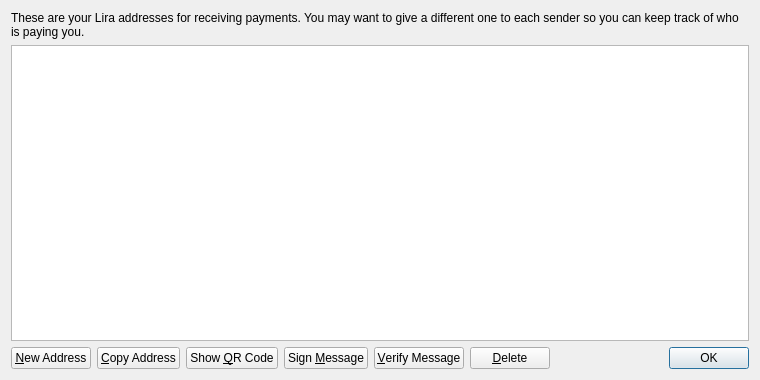
<?xml version="1.0" encoding="UTF-8"?>
<ui version="4.0">
 <class>AddressBookPage</class>
 <widget class="QWidget" name="AddressBookPage">
  <property name="geometry">
   <rect>
    <x>0</x>
    <y>0</y>
    <width>760</width>
    <height>380</height>
   </rect>
  </property>
  <property name="windowTitle">
   <string>Address Book</string>
  </property>
  <property name="styleSheet">
   <string notr="true"/>
  </property>
  <layout class="QVBoxLayout" name="verticalLayout">
   <item>
    <widget class="QLabel" name="labelExplanation">
     <property name="text">
      <string>These are your Lira addresses for receiving payments. You may want to give a different one to each sender so you can keep track of who is paying you.</string>
     </property>
     <property name="textFormat">
      <enum>Qt::PlainText</enum>
     </property>
     <property name="wordWrap">
      <bool>true</bool>
     </property>
    </widget>
   </item>
   <item>
    <widget class="QTableView" name="tableView">
     <property name="contextMenuPolicy">
      <enum>Qt::CustomContextMenu</enum>
     </property>
     <property name="toolTip">
      <string>Double-click to edit address or label</string>
     </property>
     <property name="tabKeyNavigation">
      <bool>false</bool>
     </property>
     <property name="alternatingRowColors">
      <bool>true</bool>
     </property>
     <property name="selectionMode">
      <enum>QAbstractItemView::SingleSelection</enum>
     </property>
     <property name="selectionBehavior">
      <enum>QAbstractItemView::SelectRows</enum>
     </property>
     <property name="sortingEnabled">
      <bool>true</bool>
     </property>
     <attribute name="verticalHeaderVisible">
      <bool>false</bool>
     </attribute>
    </widget>
   </item>
   <item>
    <layout class="QHBoxLayout" name="horizontalLayout">
     <item>
      <widget class="QPushButton" name="newAddressButton">
       <property name="toolTip">
        <string>Create a new address</string>
       </property>
       <property name="text">
        <string>&amp;New Address</string>
       </property>
       <property name="icon">
        <iconset resource="../bitcoin.qrc">
         <normaloff>:/icons/add</normaloff>:/icons/add</iconset>
       </property>
      </widget>
     </item>
     <item>
      <widget class="QPushButton" name="copyToClipboard">
       <property name="toolTip">
        <string>Copy the currently selected address to the system clipboard</string>
       </property>
       <property name="text">
        <string>&amp;Copy Address</string>
       </property>
       <property name="icon">
        <iconset resource="../bitcoin.qrc">
         <normaloff>:/icons/editcopy</normaloff>:/icons/editcopy</iconset>
       </property>
      </widget>
     </item>
     <item>
      <widget class="QPushButton" name="showQRCode">
       <property name="text">
        <string>Show &amp;QR Code</string>
       </property>
       <property name="icon">
        <iconset resource="../bitcoin.qrc">
         <normaloff>:/icons/qrcode</normaloff>:/icons/qrcode</iconset>
       </property>
      </widget>
     </item>
     <item>
      <widget class="QPushButton" name="signMessage">
       <property name="toolTip">
        <string>Sign a message to prove you own an Lira address</string>
       </property>
       <property name="text">
        <string>Sign &amp;Message</string>
       </property>
       <property name="icon">
        <iconset resource="../bitcoin.qrc">
         <normaloff>:/icons/edit</normaloff>:/icons/edit</iconset>
       </property>
      </widget>
     </item>
     <item>
      <widget class="QPushButton" name="verifyMessage">
       <property name="toolTip">
        <string>Verify a message to ensure it was signed with a specified Lira address</string>
       </property>
       <property name="text">
        <string>&amp;Verify Message</string>
       </property>
       <property name="icon">
        <iconset resource="../bitcoin.qrc">
         <normaloff>:/icons/transaction_0</normaloff>:/icons/transaction_0</iconset>
       </property>
      </widget>
     </item>
     <item>
      <widget class="QPushButton" name="deleteButton">
       <property name="toolTip">
        <string>Delete the currently selected address from the list</string>
       </property>
       <property name="text">
        <string>&amp;Delete</string>
       </property>
       <property name="icon">
        <iconset resource="../bitcoin.qrc">
         <normaloff>:/icons/remove</normaloff>:/icons/remove</iconset>
       </property>
      </widget>
     </item>
     <item>
      <spacer name="horizontalSpacer">
       <property name="orientation">
        <enum>Qt::Horizontal</enum>
       </property>
       <property name="sizeHint" stdset="0">
        <size>
         <width>40</width>
         <height>20</height>
        </size>
       </property>
      </spacer>
     </item>
     <item>
      <widget class="QDialogButtonBox" name="buttonBox">
       <property name="sizePolicy">
        <sizepolicy hsizetype="Maximum" vsizetype="Fixed">
         <horstretch>0</horstretch>
         <verstretch>0</verstretch>
        </sizepolicy>
       </property>
       <property name="standardButtons">
        <set>QDialogButtonBox::Ok</set>
       </property>
      </widget>
     </item>
    </layout>
   </item>
  </layout>
 </widget>
 <resources>
  <include location="../bitcoin.qrc"/>
 </resources>
 <connections/>
</ui>
